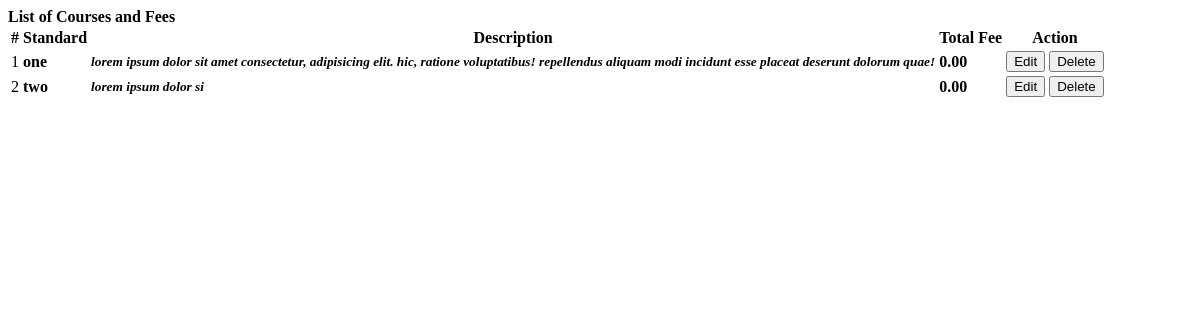
The page /accountant/courses.php on the database its author committed.
### tables this page shows
CREATE TABLE `classes` (
  `class_id` int(11) NOT NULL,
  `standard` varchar(255) NOT NULL,
  `subject_ids` varchar(255) NOT NULL,
  `description` varchar(255) NOT NULL,
  `total_amount` int(50) NOT NULL,
  `date_created` datetime NOT NULL DEFAULT current_timestamp(),
  `active` int(1) NOT NULL DEFAULT 1
);

### accountant/courses.php (the view, shortened to what this page needs)
<?php include('../config.php');?>
<div class="container-fluid">
	<div class="col-lg-12">
		<div class="row">
			<div class="col-md-12">
				<div class="card">
					<div class="card-header">
						<b>List of Courses and Fees</b>
					</div>
					<div class="card-body">
						<table class="table table-condensed table-bordered table-hover">
							<thead>
								<tr>
									<th class="text-center">#</th>
									<th class="">Standard</th>
									<th class="">Description</th>
									<th class="">Total Fee</th>
									<th class="text-center">Action</th>
								</tr>
							</thead>
							<tbody>
								<?php
								$i = 1;
								$course = $conn->query("SELECT * FROM classes  order by standard asc ");
								while($row=$course->fetch_assoc()):
								?>
								<tr>
									<td class="text-center"><?php echo $i++ ?></td>
									<td>
										<p> <b><?php echo $row['standard'] ?></b></p>
									</td>
									<td class="">
										 <p><small><i><b><?php echo $row['description'] ?></i></small></p>
									</td>
									<td class="text-right">
										<p> <b><?php echo number_format($row['total_amount'],2) ?></b></p>
									</td>
									<td class="text-center">
										<button class="btn btn-sm btn-outline-primary edit_course" type="button" data-id="<?php echo $row['class_id'] ?>" >Edit</button>
										<button class="btn btn-sm btn-outline-danger delete_course" type="button" data-id="<?php echo $row['class_id'] ?>">Delete</button>
									</td>
								</tr>
								<?php endwhile; ?>
							</tbody>
						</table>
					</div>
				</div>
			</div>
		</div>
	</div>
</div>

### accountant/courses.php (style rules this page uses)
td { vertical-align: middle !important; }
td p { margin: unset }

### rows shown on the page
classes: standard "one", description "lorem ipsum dolor sit amet consectetur, adipisicing elit. hic, ratione voluptatibus! repellendus aliquam modi incidunt esse placeat deserunt dolorum quae!", total_amount "0.00"
classes: standard "two", description "lorem ipsum dolor si", total_amount "0.00"
